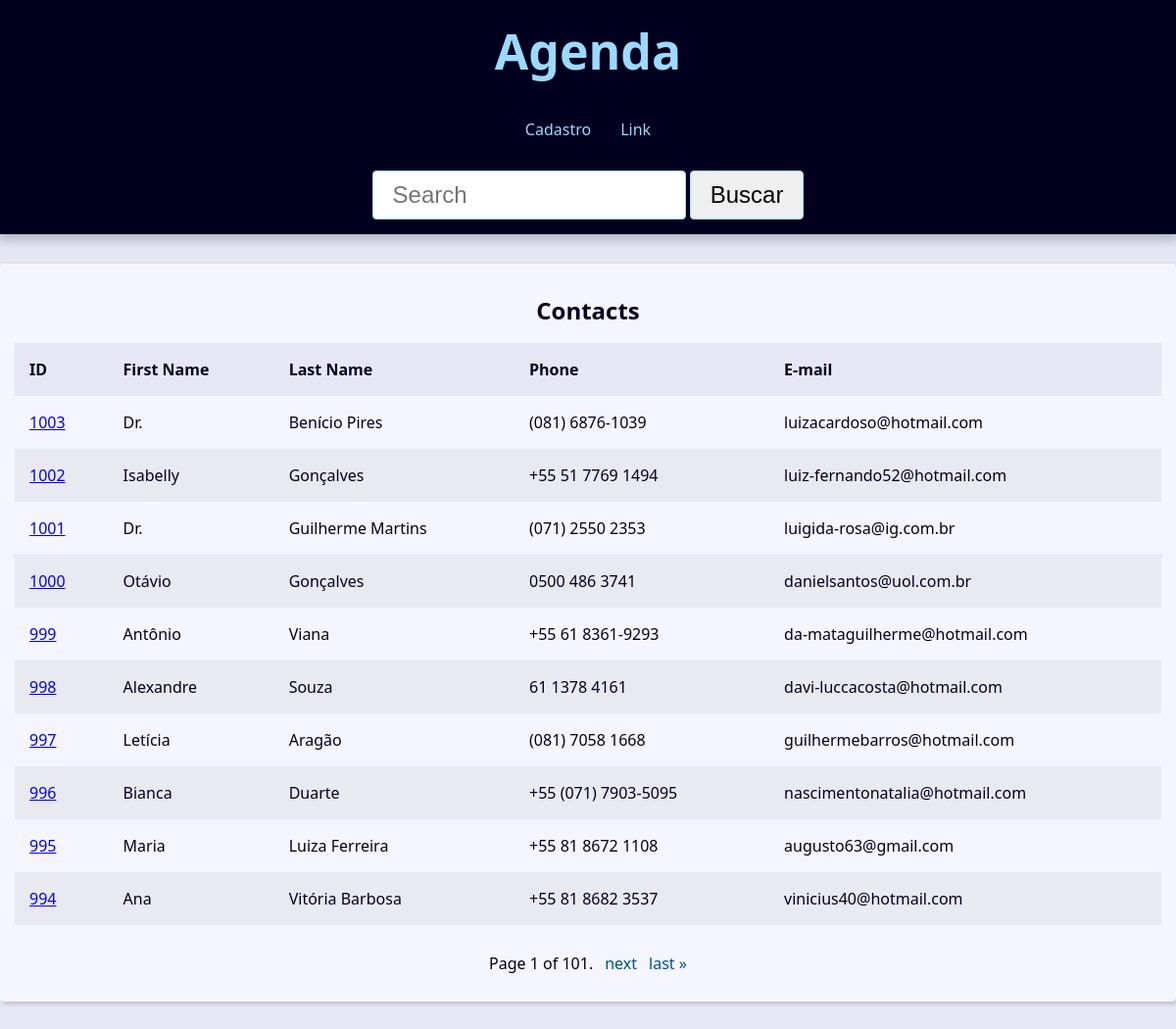
Before: / with the older database file.
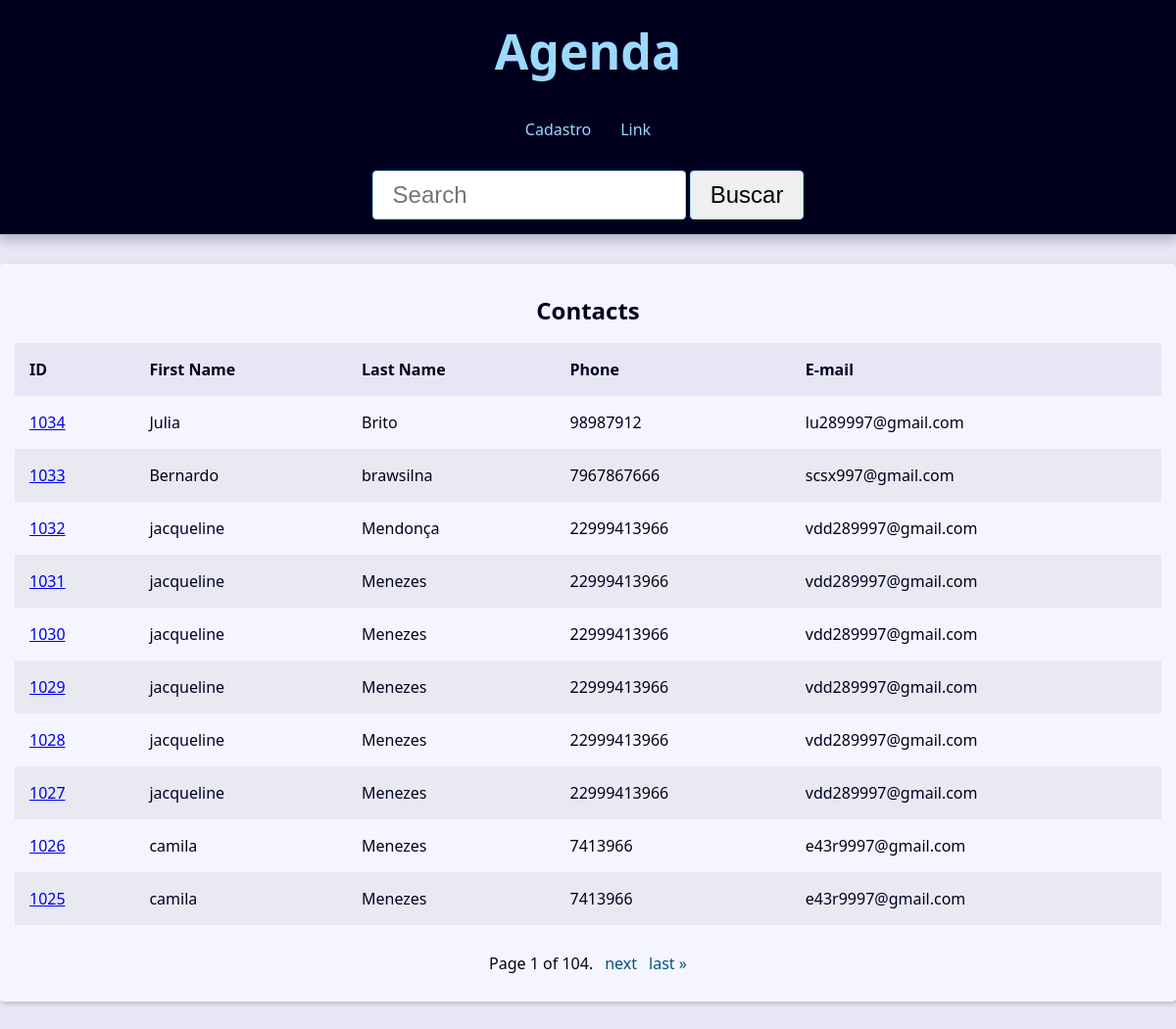
After: the same page with the newer database file.
### contact/models.py (models this page shows, shortened)
class Contact(models.Model):
    first_name = models.CharField(max_length=50)
    last_name = models.CharField(max_length=50, blank=True)
    phone = models.CharField(max_length=50)
    email = models.EmailField(max_length=254, blank=True)
    created_date = models.DateTimeField(default=timezone.now)
    description = models.TextField(blank=True)
    show = models.BooleanField(default=True)
    picture = models.ImageField(blank=True, upload_to='pictures/%Y/%M/%D/')
    category = models.ForeignKey(Category, on_delete=models.SET_NULL, null=True, blank=True)
    owner = models.ForeignKey(User, on_delete=models.SET_NULL, null=True, blank=True)

### contact/views/contact_views.py (the view)
# urls.py: path('', views.index, name='index'),
def index(request):
    contacts = Contact.objects\
        .filter(show=True)\
        .order_by('-id')
    paginator = Paginator(contacts, 10)
    page_number = request.GET.get("page")
    page_obj = paginator.get_page(page_number)
    context={
        'page_obj': page_obj,
        'contacts': contacts,
    }
    return render(
        request,
        'contact/index.html',
        context
    )

### contact/templates/contact/index.html
{% extends 'global/base.html' %}
{% block content%}
{% if page_obj %}
    <div class='responsive-table'>
        <table class='contacts-table'>
            <caption class='table-caption'>
                Contacts
            </caption>
            <thead>
                <tr class='table-row table-row-header'>
                    <th class='table-header'>ID</th>
                    <th class='table-header'>First Name</th>
                    <th class='table-header'>Last Name</th>
                    <th class='table-header'>Phone</th>
                    <th class='table-header'>E-mail</th>
            </thead>
            <tbody>
                {% for contact in page_obj %}
                    <tr class='table-row'>
                        <td class='table-cel'>
                            <a class='table=link'
                               href="{% url "contact:contact" contact.id %}">
                                {{contact.id}}
                            </a>
                        </td>
                        <td class='table-cel'>
                            {{contact.first_name}}
                        </td>
                        <td class='table-cel'>
                            {{contact.last_name}}
                        </td>
                        <td class='table-cel'>
                            {{contact.phone}}
                        </td>
                        <td class='table-cel'>
                            {{contact.email}}
                        </td>
                {% endfor %}
            </tbody>
        </table>
    </div>
    {% else %}
    <div class="single-contact">
      <h1 class="single-contact-name">
        Nenhum contato encontrado.
      </h1>
    </div>
  {% endif %}
{% endblock content%}

Changed rows visible on the page:
no longer on this page (row unchanged): Contact: id "1003", first_name "Dr.", last_name "Benício Pires", phone "(081) 6876-1039", email "luizacardoso@hotmail.com"
no longer on this page (row unchanged): Contact: id "1002", first_name "Isabelly", last_name "Gonçalves", phone "+55 51 7769 1494", email "luiz-fernando52@hotmail.com"
no longer on this page (row unchanged): Contact: id "1001", first_name "Dr.", last_name "Guilherme Martins", phone "(071) 2550 2353", email "luigida-rosa@ig.com.br"
no longer on this page (row unchanged): Contact: id "1000", first_name "Otávio", last_name "Gonçalves", phone "0500 486 3741", email "danielsantos@uol.com.br"
no longer on this page (row unchanged): Contact: id "999", first_name "Antônio", last_name "Viana", phone "+55 61 8361-9293", email "da-mataguilherme@hotmail.com"
no longer on this page (row unchanged): Contact: id "998", first_name "Alexandre", last_name "Souza", phone "61 1378 4161", email "davi-luccacosta@hotmail.com"
no longer on this page (row unchanged): Contact: id "997", first_name "Letícia", last_name "Aragão", phone "(081) 7058 1668", email "guilhermebarros@hotmail.com"
no longer on this page (row unchanged): Contact: id "996", first_name "Bianca", last_name "Duarte", phone "+55 (071) 7903-5095", email "nascimentonatalia@hotmail.com"
no longer on this page (row unchanged): Contact: id "995", first_name "Maria", last_name "Luiza Ferreira", phone "+55 81 8672 1108", email "augusto63@gmail.com"
no longer on this page (row unchanged): Contact: id "994", first_name "Ana", last_name "Vitória Barbosa", phone "+55 81 8682 3537", email "vinicius40@hotmail.com"
added Contact: id "1034", first_name "Julia", last_name "Brito", phone "98987912", email "lu289997@gmail.com"
added Contact: id "1033", first_name "Bernardo", last_name "brawsilna", phone "7967867666", email "scsx997@gmail.com"
added Contact: id "1032", first_name "jacqueline", last_name "Mendonça", phone "22999413966", email "vdd289997@gmail.com"
added Contact: id "1031", first_name "jacqueline", last_name "Menezes", phone "22999413966", email "vdd289997@gmail.com"
added Contact: id "1030", first_name "jacqueline", last_name "Menezes", phone "22999413966", email "vdd289997@gmail.com"
added Contact: id "1029", first_name "jacqueline", last_name "Menezes", phone "22999413966", email "vdd289997@gmail.com"
added Contact: id "1028", first_name "jacqueline", last_name "Menezes", phone "22999413966", email "vdd289997@gmail.com"
added Contact: id "1027", first_name "jacqueline", last_name "Menezes", phone "22999413966", email "vdd289997@gmail.com"
added Contact: id "1026", first_name "camila", last_name "Menezes", phone "7413966", email "e43r9997@gmail.com"
added Contact: id "1025", first_name "camila", last_name "Menezes", phone "7413966", email "e43r9997@gmail.com"
Other visible differences:
{{ page_obj.paginator.num_pages }}: "101" → "104"
